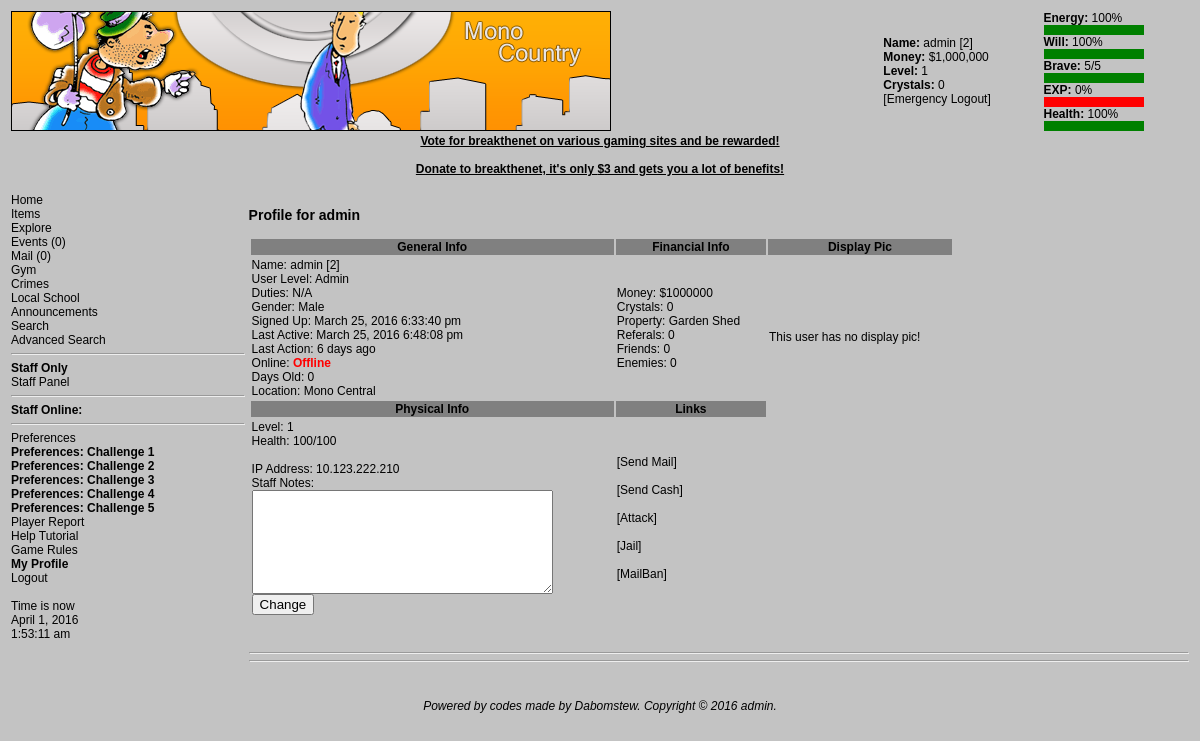
Page /viewuser.php?u=2 (signed in) on the committed database.
### tables this page shows
CREATE TABLE `users` (
  `userid` int(11) NOT NULL AUTO_INCREMENT,
  `username` varchar(255) NOT NULL DEFAULT '',
  `userpass` varchar(255) NOT NULL DEFAULT '',
  `level` int(11) NOT NULL DEFAULT '0',
  `exp` decimal(11,4) NOT NULL DEFAULT '0.0000',
  `money` int(11) NOT NULL DEFAULT '0',
  `crystals` int(11) NOT NULL DEFAULT '0',
  `laston` int(11) NOT NULL DEFAULT '0',
  `lastip` varchar(255) NOT NULL DEFAULT '',
  `energy` int(11) NOT NULL DEFAULT '0',
  `will` int(11) NOT NULL DEFAULT '0',
  `maxwill` int(11) NOT NULL DEFAULT '0',
  `brave` int(11) NOT NULL DEFAULT '0',
  `maxbrave` int(11) NOT NULL DEFAULT '0',
  `maxenergy` int(11) NOT NULL DEFAULT '0',
  `hp` int(11) NOT NULL DEFAULT '0',
  `maxhp` int(11) NOT NULL DEFAULT '0',
  `lastrest_life` int(11) NOT NULL DEFAULT '0',
  `lastrest_other` int(11) NOT NULL DEFAULT '0',
  `location` int(11) NOT NULL DEFAULT '0',
  `hospital` int(11) NOT NULL DEFAULT '0',
  `jail` int(11) NOT NULL DEFAULT '0',
  `fedjail` int(11) NOT NULL DEFAULT '0',
  `user_level` int(11) NOT NULL DEFAULT '1',
  `gender` enum('Male','Female') NOT NULL DEFAULT 'Male',
  `daysold` int(11) NOT NULL DEFAULT '0',
  `signedup` int(11) NOT NULL DEFAULT '0',
  `course` int(11) NOT NULL DEFAULT '0',
  `cdays` int(11) NOT NULL DEFAULT '0',
  `donatordays` int(11) NOT NULL DEFAULT '0',
  `email` varchar(255) NOT NULL DEFAULT '',
  `login_name` varchar(255) NOT NULL DEFAULT '',
  `display_pic` text NOT NULL,
  `profile_sig` text NOT NULL,
  `duties` varchar(255) NOT NULL DEFAULT 'N/A',
  `bankmoney` int(11) NOT NULL DEFAULT '0',
  `cybermoney` int(11) NOT NULL DEFAULT '-1',
  `staffnotes` longtext NOT NULL,
  `mailban` int(11) NOT NULL DEFAULT '0',
  `mb_reason` varchar(255) NOT NULL DEFAULT '',
  `hospreason` varchar(255) NOT NULL DEFAULT '',
  `pass_salt` varchar(8) NOT NULL DEFAULT '',
  PRIMARY KEY (`userid`)
);

CREATE TABLE `userstats` (
  `userid` int(11) NOT NULL DEFAULT '0',
  `strength` decimal(11,4) NOT NULL DEFAULT '0.0000',
  `agility` decimal(11,4) NOT NULL DEFAULT '0.0000',
  `guard` decimal(11,4) NOT NULL DEFAULT '0.0000',
  `labour` decimal(11,4) NOT NULL DEFAULT '0.0000',
  `IQ` decimal(11,6) NOT NULL DEFAULT '0.000000',
  PRIMARY KEY (`userid`)
);

CREATE TABLE `cities` (
  `cityid` int(11) NOT NULL AUTO_INCREMENT,
  `cityname` varchar(255) NOT NULL DEFAULT '',
  `citydesc` longtext NOT NULL,
  `cityminlevel` int(11) NOT NULL DEFAULT '0',
  PRIMARY KEY (`cityid`)
);

CREATE TABLE `houses` (
  `hID` int(11) NOT NULL AUTO_INCREMENT,
  `hNAME` varchar(255) NOT NULL DEFAULT '',
  `hPRICE` int(11) NOT NULL DEFAULT '0',
  `hWILL` int(11) NOT NULL DEFAULT '0',
  PRIMARY KEY (`hID`)
);

### viewuser.php (the view, shortened to what this page needs)
<?php
$userid = $_SESSION['userid'];
require "header.php";
global $c;
$is =
        mysql_query(
                "SELECT u.*,us.* FROM users u LEFT JOIN userstats us ON u.userid=us.userid WHERE u.userid=$userid",
                $c) or die(mysql_error());
$ir = mysql_fetch_array($is);
if (!$_GET['u'])
{
    print "Invalid use of file";
}
else
{
    $q =
            mysql_query(
                    "SELECT u.*,us.*,c.*,h.*,f.* FROM users u LEFT JOIN userstats us ON u.userid=us.userid LEFT JOIN cities c ON u.location=c.cityid LEFT JOIN houses h ON u.maxwill=h.hWILL LEFT JOIN fedjail f ON f.fed_userid=u.userid WHERE u.userid={$_GET['u']}",
                    $c);
    if (mysql_num_rows($q) == 0)
    {
        print
                "Sorry, we could not find a user with that ID, check your source.";
    }
    else
    {
        $r = mysql_fetch_array($q);
        if ($r['user_level'] == 1)
        {
            $userl = "Member";
        }
        else if ($r['user_level'] == 2)
        {
            $userl = "Admin";
        }
        $lon = date('F j, Y g:i:s a', $r['laston']);
        $sup = date('F j, Y g:i:s a', $r['signedup']);
        $d = "";
        $la = time() - $r['laston'];
        $unit = "seconds";
        if ($la >= 60)
        {
            $la = (int) ($la / 60);
            $unit = "minutes";
        }
        if ($la >= 60)
        {
            $la = (int) ($la / 60);
            $unit = "hours";
            if ($la >= 24)
            {
                $la = (int) ($la / 24);
                $unit = "days";
            }
        }
        if ($r['laston'] >= time() - 15 * 60)
        {
            $on = "<font color=green><b>Online</b></font>";
        }
        else
        {
            $on = "<font color=red><b>Offline</b></font>";
        }
        print
                "<h3>Profile for {$r['username']}</h3>
<table width=75%><tr style='background:gray'><th>General Info</th><th>Financial Info</th> <th>Display Pic</th></tr>
<tr><td>Name: {$r['username']} [{$r['userid']}] $d<br />
User Level: $userl<br />
Duties: {$r['duties']}<br />
Gender: {$r['gender']}<br />
Signed Up: $sup<br />
Last Active: $lon<br />
Last Action: $la $unit ago<br />
Online: $on<br />
Days Old: {$r['daysold']}<br />
Location: {$r['cityname']}</td><td>
Money: \${$r['money']}<br />
Crystals: {$r['crystals']}<br />
Property: {$r['hNAME']}<br />
Referals: ";
        $rr =
                mysql_query(
                        "SELECT * FROM referals WHERE refREFER={$r['userid']}",
                        $c);
        print mysql_num_rows($rr);
        $q_y =
                mysql_query(
                        "SELECT * FROM friendslist WHERE fl_ADDED={$r['userid']}",
                        $c);
        $q_z =
                mysql_query(
                        "SELECT * FROM blacklist WHERE bl_ADDED={$r['userid']}",
                        $c);
        print
                "<br />
Friends: " . mysql_num_rows($q_y) . "<br />
Enemies: " . mysql_num_rows($q_z) . "
</td> <td rowspan='2'>";
        if ($r['display_pic'])
        {
            print
                    "<img src='{$r['display_pic']}' width='150' height='150' alt='User Display Pic' title='User Display Pic' />";
        }
        else
        {
            print "This user has no display pic!";
        }
        print
                "</td></tr>
<tr style='background:gray'><th>Physical Info</th><th>Links</th></tr>
<tr><td>Level: {$r['level']}<br />
Health: {$r['hp']}/{$r['maxhp']}<br />";
        if ($ir['user_level'] == 2 || $ir['user_level'] == 3
                || $ir['user_level'] == 5)
        {
            print "<br />IP Address: {$r['lastip']}";
            $e_staffnotes =
                    htmlentities($r['staffnotes'], ENT_QUOTES, 'ISO-8859-1');
            print
                    "<form action='staffnotes.php' method='post'>
Staff Notes: <br />
<textarea rows=7 cols=40 name='staffnotes'>{$e_staffnotes}</textarea>
<br /><input type='hidden' name='ID' value='{$_GET['u']}' />
<input type='submit' value='Change' /></form>";
        }
        print
                "</td><td>[<a href='mailbox.php?action=compose&ID={$r['userid']}'>Send Mail</a>]<br /><br />
[<a href='sendcash.php?ID={$r['userid']}'>Send Cash</a>]<br /><br />
[<a href='attack.php?ID={$r['userid']}'>Attack</a>]";
        if ($ir['user_level'] == 2 || $ir['user_level'] == 3
                || $ir['user_level'] == 5)
        {
            print
                    "<br /><br />
[<a href='jailuser.php?userid={$r['userid']}'>Jail</a>]<br /><br />
[<a href='mailban.php?userid={$r['userid']}'>MailBan</a>]";
        }
        print "</td></tr></table>";
        print "<br><br><hr>";
        print "<hr><br><br>";
    }
}

### css/game.css (style rules this page uses)
body { font-family: helvetica, arial, geneva, sans-serif; font-size: 9pt; color: black; scrollbar-base-color: #005B70; scrollbar-arrow-color: #F3960B; scrollbar-DarkShadow-Color: #000000; }
a:visited,a:active,a:hover,a:link { color: black; text-decoration: none; }
table,tr,td { font-family: helvetica, arial, geneva, sans-serif; font-size: 9pt; }
textarea { font-family: helvetica, arial, geneva, sans-serif; font-size: 9pt; color: black; }

### rows in the picture
users: username "admin", userstats.userid "2", user_level "Admin", duties "N/A", gender "Male", signedup "March 25, 2016 6:33:40 pm", laston "March 25, 2016 6:48:08 pm", laston "6", laston "days", daysold "0", cities.cityname "Mono Central", money "1000000", crystals "0", houses.hNAME "Garden Shed", level "1", hp "100", maxhp "100", lastip "10.123.222.210"

### other values in the picture
$u "admin"
$ir['userid'] "2"
$fm "$1,000,000"
$ir['level'] "1"
$ir['crystals'] "0"
$enperc "100"
$wiperc "100"
$ir['brave'] "5"
$ir['maxbrave'] "5"
$experc "0"
$hpperc "100"
mysql_num_rows($rr) "0"
mysql_num_rows($q_y) "0"
mysql_num_rows($q_z) "0"
